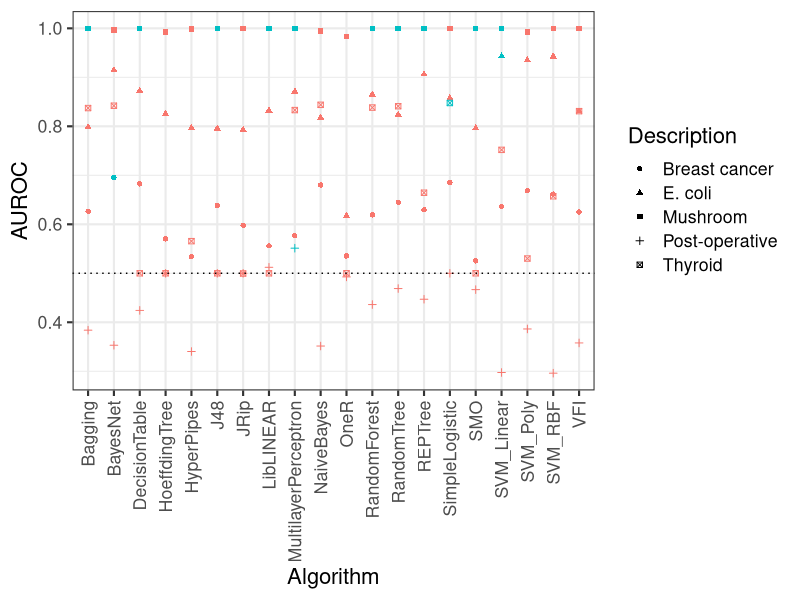
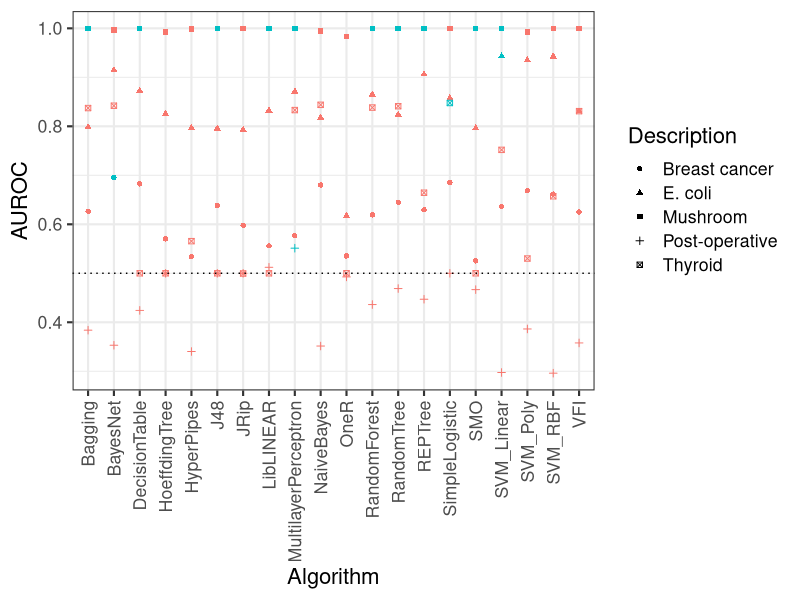

Recreate these plots in R, in order.
## ---- chunk 1
library(readr)
library(dplyr)
library(ggplot2)
library(magrittr)
## ---- chunk 2
metricData <- read_tsv("Results/Metrics_Summary.tsv")
metricData$Description <- factor(metricData$Description)
metricData$Iteration <- factor(metricData$Iteration)
metricData$Algorithm <- factor(metricData$Algorithm)

group_by(metricData, Description, Algorithm) %>% summarise(AUROC=mean(Value)) -> metricData

metricData %>%
   group_by(Description) %>%
   mutate(Max = max(AUROC)) %>%
   mutate(IsMax = AUROC == Max) -> metricData


## ---- chunk 3
p <- ggplot(metricData, aes(x=Algorithm, y=AUROC, shape=Description)) + geom_point(aes(colour = IsMax)) + theme_bw(base_size = 16) + theme(axis.text.x = element_text(angle = 90, hjust = 1, vjust=0.5)) + geom_hline(yintercept=0.5, linetype="dotted") + scale_colour_discrete(guide = FALSE)
print(p)

ggsave("Results/Algorithms.png", width=6.5)
